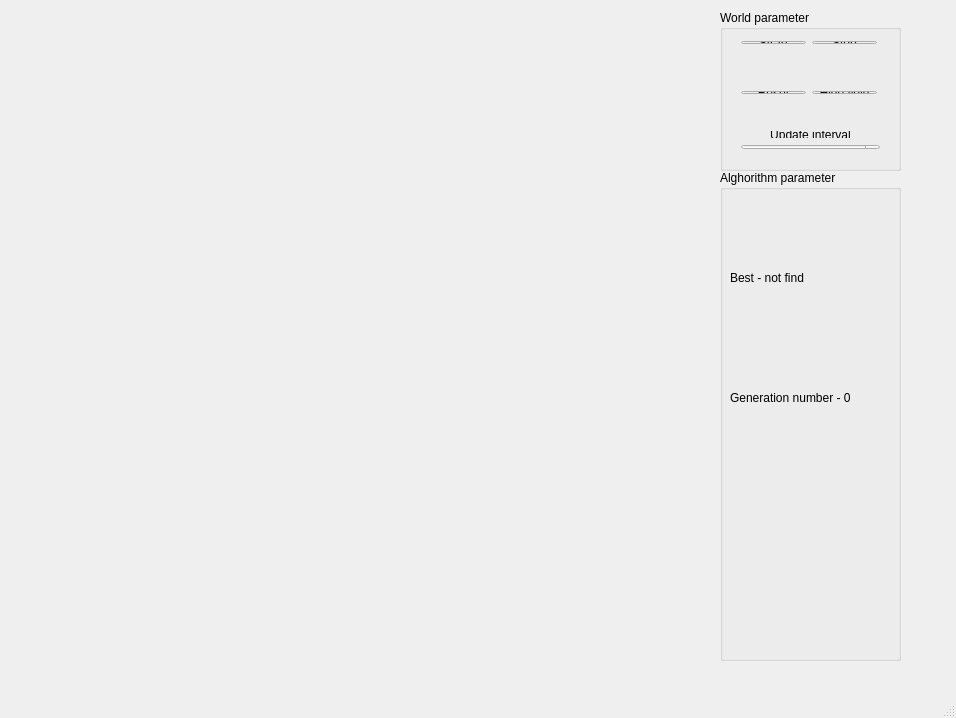
<?xml version="1.0" encoding="UTF-8"?>
<ui version="4.0">
 <class>geneticPathFInderClass</class>
 <widget class="QMainWindow" name="geneticPathFInderClass">
  <property name="geometry">
   <rect>
    <x>0</x>
    <y>0</y>
    <width>956</width>
    <height>718</height>
   </rect>
  </property>
  <property name="windowTitle">
   <string>geneticPathFInder</string>
  </property>
  <widget class="QWidget" name="centralWidget">
   <widget class="QGroupBox" name="groupBox">
    <property name="geometry">
     <rect>
      <x>720</x>
      <y>10</y>
      <width>181</width>
      <height>161</height>
     </rect>
    </property>
    <property name="title">
     <string>World parameter</string>
    </property>
    <widget class="QWidget" name="layoutWidget">
     <property name="geometry">
      <rect>
       <x>10</x>
       <y>20</y>
       <width>158</width>
       <height>25</height>
      </rect>
     </property>
     <layout class="QHBoxLayout" name="horizontalLayout_2">
      <item>
       <widget class="QPushButton" name="start">
        <property name="text">
         <string>Strart</string>
        </property>
       </widget>
      </item>
      <item>
       <widget class="QPushButton" name="stop">
        <property name="text">
         <string>Stop</string>
        </property>
       </widget>
      </item>
     </layout>
    </widget>
    <widget class="QWidget" name="layoutWidget">
     <property name="geometry">
      <rect>
       <x>10</x>
       <y>110</y>
       <width>161</width>
       <height>41</height>
      </rect>
     </property>
     <layout class="QVBoxLayout" name="verticalLayout">
      <item>
       <widget class="QLabel" name="label_2">
        <property name="text">
         <string>Update interval</string>
        </property>
        <property name="alignment">
         <set>Qt::AlignCenter</set>
        </property>
       </widget>
      </item>
      <item>
       <widget class="QSpinBox" name="updateSpinBox"/>
      </item>
     </layout>
    </widget>
    <widget class="QWidget" name="layoutWidget">
     <property name="geometry">
      <rect>
       <x>10</x>
       <y>70</y>
       <width>158</width>
       <height>25</height>
      </rect>
     </property>
     <layout class="QHBoxLayout" name="horizontalLayout_4">
      <item>
       <widget class="QPushButton" name="resetButton">
        <property name="text">
         <string>Reset</string>
        </property>
       </widget>
      </item>
      <item>
       <widget class="QPushButton" name="hideField">
        <property name="text">
         <string>Hide field</string>
        </property>
       </widget>
      </item>
     </layout>
    </widget>
   </widget>
   <widget class="QGroupBox" name="groupBox_2">
    <property name="geometry">
     <rect>
      <x>720</x>
      <y>170</y>
      <width>181</width>
      <height>491</height>
     </rect>
    </property>
    <property name="title">
     <string>Alghorithm parameter</string>
    </property>
    <widget class="QWidget" name="layoutWidget">
     <property name="geometry">
      <rect>
       <x>10</x>
       <y>30</y>
       <width>161</width>
       <height>22</height>
      </rect>
     </property>
     <layout class="QHBoxLayout" name="horizontalLayout">
      <item>
       <widget class="QLabel" name="label">
        <property name="text">
         <string>Gens length</string>
        </property>
       </widget>
      </item>
      <item>
       <widget class="QSpinBox" name="gensLength"/>
      </item>
     </layout>
    </widget>
    <widget class="QWidget" name="layoutWidget">
     <property name="geometry">
      <rect>
       <x>10</x>
       <y>60</y>
       <width>161</width>
       <height>22</height>
      </rect>
     </property>
     <layout class="QHBoxLayout" name="horizontalLayout_3">
      <item>
       <widget class="QLabel" name="label_3">
        <property name="text">
         <string>Population size</string>
        </property>
       </widget>
      </item>
      <item>
       <widget class="QSpinBox" name="populationSize"/>
      </item>
     </layout>
    </widget>
    <widget class="QLabel" name="best">
     <property name="geometry">
      <rect>
       <x>10</x>
       <y>100</y>
       <width>161</width>
       <height>16</height>
      </rect>
     </property>
     <property name="text">
      <string>Best - not find</string>
     </property>
    </widget>
    <widget class="QWidget" name="layoutWidget">
     <property name="geometry">
      <rect>
       <x>10</x>
       <y>130</y>
       <width>161</width>
       <height>22</height>
      </rect>
     </property>
     <layout class="QHBoxLayout" name="horizontalLayout_5">
      <item>
       <widget class="QLabel" name="label_4">
        <property name="text">
         <string>Max generation</string>
        </property>
       </widget>
      </item>
      <item>
       <widget class="QSpinBox" name="maxGenerations"/>
      </item>
     </layout>
    </widget>
    <widget class="QWidget" name="layoutWidget">
     <property name="geometry">
      <rect>
       <x>10</x>
       <y>160</y>
       <width>161</width>
       <height>22</height>
      </rect>
     </property>
     <layout class="QHBoxLayout" name="horizontalLayout_6">
      <item>
       <widget class="QLabel" name="label_5">
        <property name="text">
         <string>Mutation probability</string>
        </property>
       </widget>
      </item>
      <item>
       <widget class="QSpinBox" name="mutationPropobility"/>
      </item>
     </layout>
    </widget>
    <widget class="QWidget" name="layoutWidget">
     <property name="geometry">
      <rect>
       <x>10</x>
       <y>190</y>
       <width>161</width>
       <height>22</height>
      </rect>
     </property>
     <layout class="QHBoxLayout" name="horizontalLayout_7">
      <item>
       <widget class="QLabel" name="label_6">
        <property name="text">
         <string>Factor mating</string>
        </property>
       </widget>
      </item>
      <item>
       <widget class="QSpinBox" name="factorMating"/>
      </item>
     </layout>
    </widget>
    <widget class="QLabel" name="generationNumber">
     <property name="geometry">
      <rect>
       <x>10</x>
       <y>220</y>
       <width>141</width>
       <height>16</height>
      </rect>
     </property>
     <property name="text">
      <string>Generation number - 0</string>
     </property>
    </widget>
   </widget>
  </widget>
  <widget class="QMenuBar" name="menuBar">
   <property name="geometry">
    <rect>
     <x>0</x>
     <y>0</y>
     <width>956</width>
     <height>21</height>
    </rect>
   </property>
  </widget>
  <widget class="QStatusBar" name="statusBar"/>
 </widget>
 <layoutdefault spacing="6" margin="11"/>
 <resources>
  <include location="geneticpathfinder.qrc"/>
 </resources>
 <connections/>
</ui>
